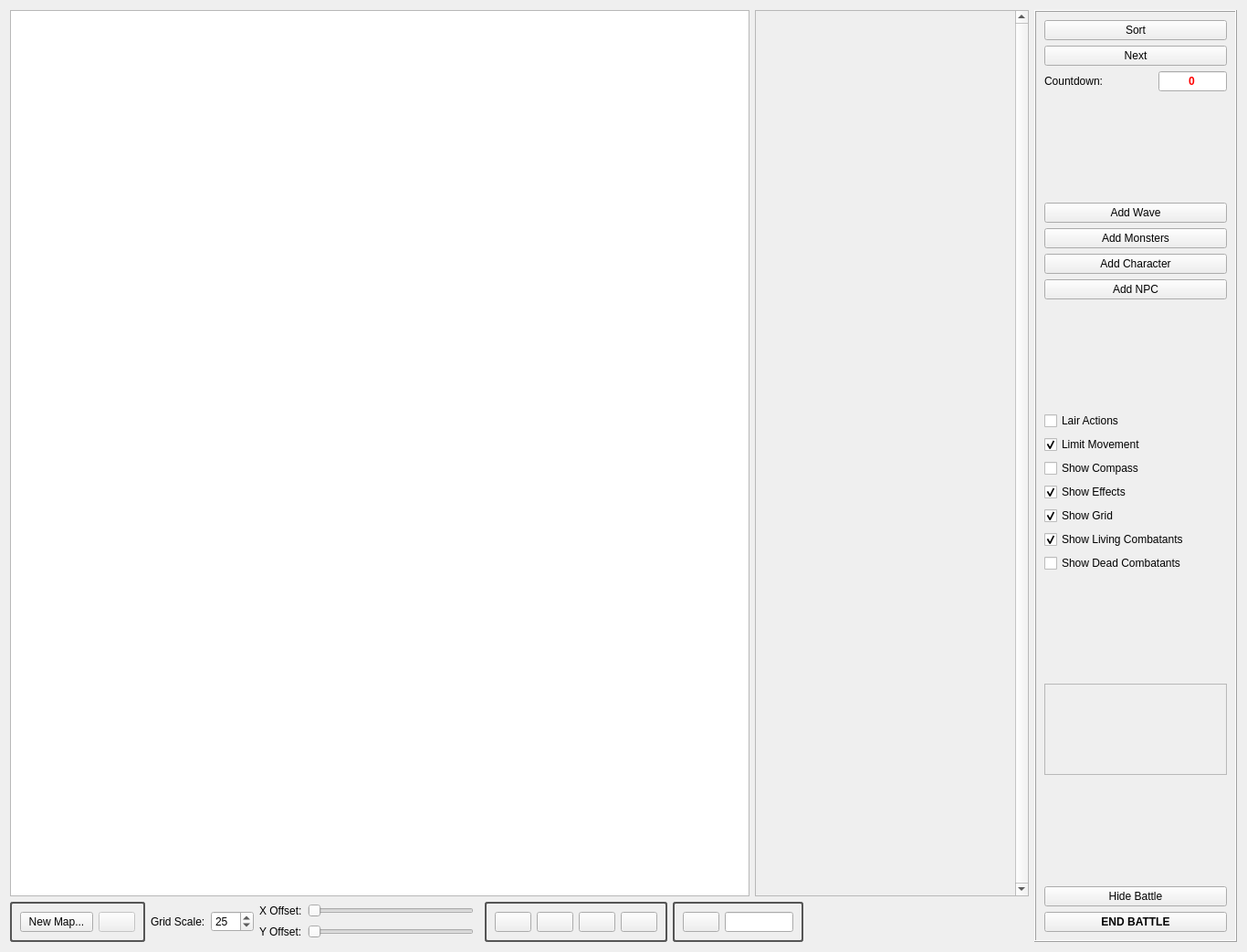
<?xml version="1.0" encoding="UTF-8"?>
<ui version="4.0">
 <class>BattleDialog</class>
 <widget class="QDialog" name="BattleDialog">
  <property name="geometry">
   <rect>
    <x>0</x>
    <y>0</y>
    <width>1366</width>
    <height>1043</height>
   </rect>
  </property>
  <property name="sizePolicy">
   <sizepolicy hsizetype="MinimumExpanding" vsizetype="MinimumExpanding">
    <horstretch>0</horstretch>
    <verstretch>0</verstretch>
   </sizepolicy>
  </property>
  <property name="windowTitle">
   <string>DMHelper Battle View</string>
  </property>
  <property name="styleSheet">
   <string notr="true">background-image: url(:/img/data/parchment.jpg);</string>
  </property>
  <layout class="QGridLayout" name="gridLayout">
   <item row="1" column="3">
    <widget class="QGroupBox" name="groupBox">
     <property name="styleSheet">
      <string notr="true">QGroupBox { 
border: 2px solid gray; 
border-radius: 3px; 
border-color: rgb(85, 85, 85);
color: rgb(85, 85, 85);
 } </string>
     </property>
     <property name="title">
      <string/>
     </property>
     <layout class="QHBoxLayout" name="horizontalLayout_9">
      <item>
       <widget class="QPushButton" name="btnZoomIn">
        <property name="text">
         <string/>
        </property>
        <property name="icon">
         <iconset resource="resources.qrc">
          <normaloff>:/img/data/icon_zoomin.png</normaloff>:/img/data/icon_zoomin.png</iconset>
        </property>
        <property name="autoDefault">
         <bool>false</bool>
        </property>
       </widget>
      </item>
      <item>
       <widget class="QPushButton" name="btnZoomOut">
        <property name="text">
         <string/>
        </property>
        <property name="icon">
         <iconset resource="resources.qrc">
          <normaloff>:/img/data/icon_zoomout.png</normaloff>:/img/data/icon_zoomout.png</iconset>
        </property>
        <property name="autoDefault">
         <bool>false</bool>
        </property>
       </widget>
      </item>
      <item>
       <widget class="QPushButton" name="btnZoomFit">
        <property name="text">
         <string/>
        </property>
        <property name="icon">
         <iconset resource="resources.qrc">
          <normaloff>:/img/data/icon_zoomfit.png</normaloff>:/img/data/icon_zoomfit.png</iconset>
        </property>
        <property name="autoDefault">
         <bool>false</bool>
        </property>
       </widget>
      </item>
      <item>
       <widget class="QPushButton" name="btnZoomSelect">
        <property name="text">
         <string/>
        </property>
        <property name="icon">
         <iconset resource="resources.qrc">
          <normaloff>:/img/data/icon_zoomselect.png</normaloff>:/img/data/icon_zoomselect.png</iconset>
        </property>
        <property name="checkable">
         <bool>true</bool>
        </property>
        <property name="autoDefault">
         <bool>false</bool>
        </property>
       </widget>
      </item>
     </layout>
    </widget>
   </item>
   <item row="0" column="7" rowspan="2">
    <widget class="QFrame" name="frame">
     <property name="sizePolicy">
      <sizepolicy hsizetype="Maximum" vsizetype="Preferred">
       <horstretch>0</horstretch>
       <verstretch>0</verstretch>
      </sizepolicy>
     </property>
     <property name="minimumSize">
      <size>
       <width>200</width>
       <height>0</height>
      </size>
     </property>
     <property name="frameShape">
      <enum>QFrame::Box</enum>
     </property>
     <property name="frameShadow">
      <enum>QFrame::Raised</enum>
     </property>
     <layout class="QVBoxLayout" name="verticalLayout_4">
      <item>
       <layout class="QHBoxLayout" name="horizontalLayout_2">
        <item>
         <widget class="QPushButton" name="btnSort">
          <property name="text">
           <string>Sort</string>
          </property>
          <property name="autoDefault">
           <bool>false</bool>
          </property>
         </widget>
        </item>
       </layout>
      </item>
      <item>
       <layout class="QHBoxLayout" name="horizontalLayout_3">
        <item>
         <widget class="QPushButton" name="btnNext">
          <property name="text">
           <string>Next</string>
          </property>
          <property name="autoDefault">
           <bool>false</bool>
          </property>
         </widget>
        </item>
       </layout>
      </item>
      <item>
       <layout class="QHBoxLayout" name="horizontalLayout_6">
        <item>
         <widget class="QLabel" name="label_4">
          <property name="text">
           <string>Countdown:</string>
          </property>
         </widget>
        </item>
        <item>
         <widget class="QLineEdit" name="edtCountdown">
          <property name="sizePolicy">
           <sizepolicy hsizetype="Preferred" vsizetype="Fixed">
            <horstretch>0</horstretch>
            <verstretch>0</verstretch>
           </sizepolicy>
          </property>
          <property name="maximumSize">
           <size>
            <width>75</width>
            <height>16777215</height>
           </size>
          </property>
          <property name="font">
           <font>
            <weight>75</weight>
            <bold>true</bold>
           </font>
          </property>
          <property name="styleSheet">
           <string notr="true">color: #ff0000;</string>
          </property>
          <property name="text">
           <string>0</string>
          </property>
          <property name="alignment">
           <set>Qt::AlignCenter</set>
          </property>
         </widget>
        </item>
       </layout>
      </item>
      <item>
       <spacer name="verticalSpacer_2">
        <property name="orientation">
         <enum>Qt::Vertical</enum>
        </property>
        <property name="sizeHint" stdset="0">
         <size>
          <width>20</width>
          <height>88</height>
         </size>
        </property>
       </spacer>
      </item>
      <item>
       <widget class="QPushButton" name="btnAddWave">
        <property name="text">
         <string>Add Wave</string>
        </property>
        <property name="autoDefault">
         <bool>false</bool>
        </property>
       </widget>
      </item>
      <item>
       <widget class="QPushButton" name="btnAddMonsters">
        <property name="text">
         <string>Add Monsters</string>
        </property>
        <property name="autoDefault">
         <bool>false</bool>
        </property>
       </widget>
      </item>
      <item>
       <widget class="QPushButton" name="btnAddCharacter">
        <property name="text">
         <string>Add Character</string>
        </property>
        <property name="autoDefault">
         <bool>false</bool>
        </property>
       </widget>
      </item>
      <item>
       <widget class="QPushButton" name="btnAddNPC">
        <property name="text">
         <string>Add NPC</string>
        </property>
        <property name="autoDefault">
         <bool>false</bool>
        </property>
       </widget>
      </item>
      <item>
       <spacer name="verticalSpacer_3">
        <property name="orientation">
         <enum>Qt::Vertical</enum>
        </property>
        <property name="sizeHint" stdset="0">
         <size>
          <width>20</width>
          <height>88</height>
         </size>
        </property>
       </spacer>
      </item>
      <item>
       <layout class="QVBoxLayout" name="verticalLayout">
        <item>
         <widget class="QCheckBox" name="chkLair">
          <property name="text">
           <string>Lair Actions</string>
          </property>
         </widget>
        </item>
        <item>
         <widget class="QCheckBox" name="chkLimitMovement">
          <property name="text">
           <string>Limit Movement</string>
          </property>
          <property name="checked">
           <bool>true</bool>
          </property>
         </widget>
        </item>
        <item>
         <widget class="QCheckBox" name="chkShowCompass">
          <property name="text">
           <string>Show Compass</string>
          </property>
         </widget>
        </item>
        <item>
         <widget class="QCheckBox" name="chkShowEffects">
          <property name="text">
           <string>Show Effects</string>
          </property>
          <property name="checked">
           <bool>true</bool>
          </property>
         </widget>
        </item>
        <item>
         <widget class="QCheckBox" name="chkShowGrid">
          <property name="text">
           <string>Show Grid</string>
          </property>
          <property name="checked">
           <bool>true</bool>
          </property>
         </widget>
        </item>
        <item>
         <widget class="QCheckBox" name="chkShowLiving">
          <property name="text">
           <string>Show Living Combatants</string>
          </property>
          <property name="checked">
           <bool>true</bool>
          </property>
         </widget>
        </item>
        <item>
         <widget class="QCheckBox" name="chkShowDead">
          <property name="text">
           <string>Show Dead Combatants</string>
          </property>
         </widget>
        </item>
       </layout>
      </item>
      <item>
       <spacer name="verticalSpacer">
        <property name="orientation">
         <enum>Qt::Vertical</enum>
        </property>
        <property name="sizeHint" stdset="0">
         <size>
          <width>20</width>
          <height>88</height>
         </size>
        </property>
       </spacer>
      </item>
      <item>
       <widget class="PublishButtonFrame" name="framePublish">
        <property name="enabled">
         <bool>false</bool>
        </property>
        <property name="minimumSize">
         <size>
          <width>200</width>
          <height>100</height>
         </size>
        </property>
        <property name="frameShape">
         <enum>QFrame::StyledPanel</enum>
        </property>
        <property name="frameShadow">
         <enum>QFrame::Raised</enum>
        </property>
       </widget>
      </item>
      <item>
       <spacer name="verticalSpacer_5">
        <property name="orientation">
         <enum>Qt::Vertical</enum>
        </property>
        <property name="sizeHint" stdset="0">
         <size>
          <width>20</width>
          <height>40</height>
         </size>
        </property>
       </spacer>
      </item>
      <item>
       <widget class="QPushButton" name="btnHideBattle">
        <property name="text">
         <string>Hide Battle</string>
        </property>
        <property name="autoDefault">
         <bool>false</bool>
        </property>
       </widget>
      </item>
      <item>
       <widget class="QPushButton" name="btnEndBattle">
        <property name="font">
         <font>
          <weight>75</weight>
          <bold>true</bold>
         </font>
        </property>
        <property name="text">
         <string>END BATTLE</string>
        </property>
        <property name="autoDefault">
         <bool>false</bool>
        </property>
       </widget>
      </item>
     </layout>
    </widget>
   </item>
   <item row="1" column="1">
    <layout class="QVBoxLayout" name="verticalLayout_2">
     <item>
      <layout class="QHBoxLayout" name="horizontalLayout_4">
       <item>
        <widget class="QLabel" name="label">
         <property name="text">
          <string>X Offset:</string>
         </property>
        </widget>
       </item>
       <item>
        <widget class="QSlider" name="sliderX">
         <property name="sizePolicy">
          <sizepolicy hsizetype="MinimumExpanding" vsizetype="Fixed">
           <horstretch>0</horstretch>
           <verstretch>0</verstretch>
          </sizepolicy>
         </property>
         <property name="minimum">
          <number>0</number>
         </property>
         <property name="maximum">
          <number>100</number>
         </property>
         <property name="orientation">
          <enum>Qt::Horizontal</enum>
         </property>
        </widget>
       </item>
      </layout>
     </item>
     <item>
      <layout class="QHBoxLayout" name="horizontalLayout_5">
       <item>
        <widget class="QLabel" name="label_2">
         <property name="text">
          <string>Y Offset:</string>
         </property>
        </widget>
       </item>
       <item>
        <widget class="QSlider" name="sliderY">
         <property name="sizePolicy">
          <sizepolicy hsizetype="MinimumExpanding" vsizetype="Fixed">
           <horstretch>0</horstretch>
           <verstretch>0</verstretch>
          </sizepolicy>
         </property>
         <property name="minimum">
          <number>0</number>
         </property>
         <property name="maximum">
          <number>100</number>
         </property>
         <property name="orientation">
          <enum>Qt::Horizontal</enum>
         </property>
        </widget>
       </item>
      </layout>
     </item>
    </layout>
   </item>
   <item row="1" column="5">
    <spacer name="horizontalSpacer">
     <property name="orientation">
      <enum>Qt::Horizontal</enum>
     </property>
     <property name="sizeType">
      <enum>QSizePolicy::Expanding</enum>
     </property>
     <property name="sizeHint" stdset="0">
      <size>
       <width>40</width>
       <height>20</height>
      </size>
     </property>
    </spacer>
   </item>
   <item row="1" column="0">
    <layout class="QVBoxLayout" name="verticalLayout_3">
     <item>
      <layout class="QHBoxLayout" name="horizontalLayout">
       <item>
        <widget class="QGroupBox" name="groupBox_3">
         <property name="styleSheet">
          <string notr="true">QGroupBox { 
border: 2px solid gray; 
border-radius: 3px; 
border-color: rgb(85, 85, 85);
color: rgb(85, 85, 85);
 } </string>
         </property>
         <property name="title">
          <string/>
         </property>
         <layout class="QHBoxLayout" name="horizontalLayout_14">
          <item>
           <widget class="QPushButton" name="btnNewMap">
            <property name="text">
             <string>New Map...</string>
            </property>
            <property name="autoDefault">
             <bool>false</bool>
            </property>
           </widget>
          </item>
          <item>
           <widget class="QPushButton" name="btnReloadMap">
            <property name="enabled">
             <bool>false</bool>
            </property>
            <property name="text">
             <string/>
            </property>
            <property name="icon">
             <iconset resource="resources.qrc">
              <normaloff>:/img/data/icon_reload.png</normaloff>:/img/data/icon_reload.png</iconset>
            </property>
            <property name="autoDefault">
             <bool>false</bool>
            </property>
           </widget>
          </item>
         </layout>
        </widget>
       </item>
       <item>
        <widget class="QLabel" name="label_3">
         <property name="text">
          <string>Grid Scale:</string>
         </property>
        </widget>
       </item>
       <item>
        <widget class="QSpinBox" name="spinGridScale">
         <property name="minimum">
          <number>5</number>
         </property>
         <property name="maximum">
          <number>250</number>
         </property>
         <property name="value">
          <number>25</number>
         </property>
        </widget>
       </item>
      </layout>
     </item>
    </layout>
   </item>
   <item row="0" column="0" colspan="7">
    <layout class="QHBoxLayout" name="horizontalLayout_7">
     <item>
      <widget class="BattleDialogGraphicsView" name="graphicsView">
       <property name="sizePolicy">
        <sizepolicy hsizetype="MinimumExpanding" vsizetype="MinimumExpanding">
         <horstretch>0</horstretch>
         <verstretch>0</verstretch>
        </sizepolicy>
       </property>
       <property name="dragMode">
        <enum>QGraphicsView::RubberBandDrag</enum>
       </property>
      </widget>
     </item>
     <item>
      <widget class="QScrollArea" name="scrollArea">
       <property name="sizePolicy">
        <sizepolicy hsizetype="Minimum" vsizetype="Expanding">
         <horstretch>0</horstretch>
         <verstretch>0</verstretch>
        </sizepolicy>
       </property>
       <property name="minimumSize">
        <size>
         <width>300</width>
         <height>0</height>
        </size>
       </property>
       <property name="verticalScrollBarPolicy">
        <enum>Qt::ScrollBarAlwaysOn</enum>
       </property>
       <property name="horizontalScrollBarPolicy">
        <enum>Qt::ScrollBarAlwaysOff</enum>
       </property>
       <property name="widgetResizable">
        <bool>true</bool>
       </property>
       <widget class="QWidget" name="scrollAreaWidgetContents">
        <property name="geometry">
         <rect>
          <x>0</x>
          <y>0</y>
          <width>272</width>
          <height>935</height>
         </rect>
        </property>
       </widget>
      </widget>
     </item>
    </layout>
   </item>
   <item row="1" column="4">
    <widget class="QGroupBox" name="groupBox_2">
     <property name="sizePolicy">
      <sizepolicy hsizetype="Preferred" vsizetype="Preferred">
       <horstretch>0</horstretch>
       <verstretch>0</verstretch>
      </sizepolicy>
     </property>
     <property name="styleSheet">
      <string notr="true">QGroupBox { 
border: 2px solid gray; 
border-radius: 3px; 
border-color: rgb(85, 85, 85);
color: rgb(85, 85, 85);
 } </string>
     </property>
     <property name="title">
      <string/>
     </property>
     <layout class="QHBoxLayout" name="horizontalLayout_8">
      <item>
       <widget class="QPushButton" name="btnDistance">
        <property name="minimumSize">
         <size>
          <width>0</width>
          <height>0</height>
         </size>
        </property>
        <property name="maximumSize">
         <size>
          <width>16777215</width>
          <height>16777215</height>
         </size>
        </property>
        <property name="text">
         <string/>
        </property>
        <property name="icon">
         <iconset resource="resources.qrc">
          <normaloff>:/img/data/distance.png</normaloff>:/img/data/distance.png</iconset>
        </property>
        <property name="checkable">
         <bool>true</bool>
        </property>
        <property name="autoDefault">
         <bool>false</bool>
        </property>
       </widget>
      </item>
      <item>
       <widget class="QLineEdit" name="edtDistance">
        <property name="enabled">
         <bool>true</bool>
        </property>
        <property name="sizePolicy">
         <sizepolicy hsizetype="Minimum" vsizetype="Fixed">
          <horstretch>0</horstretch>
          <verstretch>0</verstretch>
         </sizepolicy>
        </property>
        <property name="minimumSize">
         <size>
          <width>75</width>
          <height>0</height>
         </size>
        </property>
        <property name="maximumSize">
         <size>
          <width>75</width>
          <height>16777215</height>
         </size>
        </property>
        <property name="font">
         <font>
          <weight>75</weight>
          <bold>true</bold>
         </font>
        </property>
        <property name="styleSheet">
         <string notr="true"/>
        </property>
        <property name="alignment">
         <set>Qt::AlignCenter</set>
        </property>
        <property name="readOnly">
         <bool>true</bool>
        </property>
       </widget>
      </item>
     </layout>
    </widget>
   </item>
  </layout>
 </widget>
 <customwidgets>
  <customwidget>
   <class>BattleDialogGraphicsView</class>
   <extends>QGraphicsView</extends>
   <header>battledialoggraphicsview.h</header>
  </customwidget>
  <customwidget>
   <class>PublishButtonFrame</class>
   <extends>QFrame</extends>
   <header>publishbuttonframe.h</header>
   <container>1</container>
  </customwidget>
 </customwidgets>
 <resources>
  <include location="resources.qrc"/>
 </resources>
 <connections/>
</ui>
